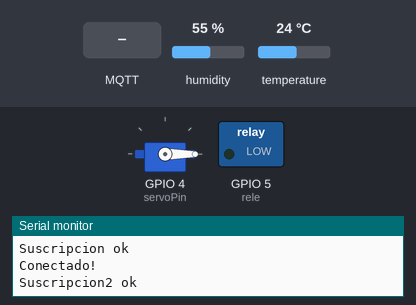
Bench run of a sketch on a simulated ESP32. Shown: servo, switched loads named in the sketch (green lamp = pin HIGH), the last lines printed to the serial monitor. Inputs (shaded band) come from the test bench; at power-on: humidity 55 %, temperature 24 °C. WiFi joins after 1.5 s; servers stay silent unless stated; random numbers use the default seed unless the sketch sets one; no MQTT or app messages arrive unless stated.

Above: at 2.7 s.
2.8 s: MQTT message "Cerrar" arrives on the first subscribed topic
5.1 s: MQTT message "Abrir" arrives on the first subscribed topic
At 14.6 s:
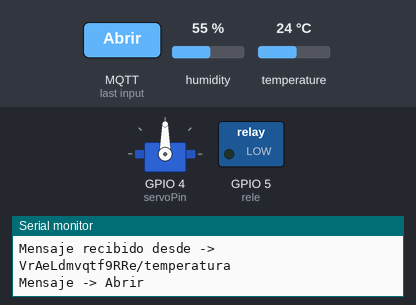
15.1 s: MQTT message "5" arrives on the first subscribed topic
Timing chart, 0 to 18.1 s (numbered marks = the images above; inputs shaded):
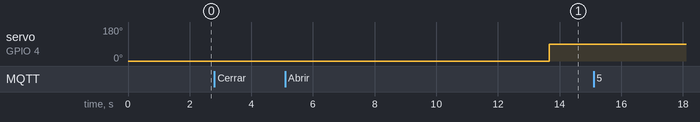

The sketch:

ESP32_LAB3.ino
```cpp
#include "ESP32_MailClient.h"
#include <Arduino.h>
#include <WiFi.h>
#include <PubSubClient.h>
#include <ESP32Servo.h>
#include <DHT.h>
#include <SoftwareSerial.h>
SoftwareSerial conexion;
SMTPData datosSMTP;
Servo servomotor;
int x;
String estado;//PUERTA
int pos = 0;
int servoPin = 4;
int rele= 5;
# define SENSOR  2
DHT dht(SENSOR,DHT11);
int T;
int H;
String GeneralPub;
String temperatura;
String humedad;
//**************************************
//*********** MQTT CONFIG **************
//**************************************
const char *mqtt_server = "ioticos.org";
const int mqtt_port = 1883;
const char *mqtt_user = "JbijC8Kc7JIoC4b";
const char *mqtt_pass = "8uTw7r1B26X2LHo";
const char *root_topic_subscribe = "VrAeLdmvqtf9RRe/temperatura";
const char *root_topic_subscribe1 = "VrAeLdmvqtf9RRe/puerta";
const char *root_topic_publish = "VrAeLdmvqtf9RRe/outgen";
const char *root_topic_publish_temp = "VrAeLdmvqtf9RRe/temp";
const char *root_topic_publish_hum = "VrAeLdmvqtf9RRe/hum";


//**************************************
//*********** WIFICONFIG ***************
//**************************************
const char* ssid = "Hogar";
const char* password =  "195EDF8FD198D";


//**************************************
//*********** GLOBALES   ***************
//**************************************
WiFiClient espClient;
PubSubClient client(espClient);
char msg[100];
char msg_temp[25];
char msg_hum[25];


//************************
//** F U N C I O N E S ***
//************************
void callback(char* topic, byte* payload, unsigned int length);
void reconnect();
void setup_wifi();

void setup()
{
    estado="Cerrado";
  servomotor.write(0);
  dht.begin();
  // Allow allocation of all timers
  ESP32PWM::allocateTimer(0);
  ESP32PWM::allocateTimer(1);
  ESP32PWM::allocateTimer(2);
  ESP32PWM::allocateTimer(3);
  servomotor.setPeriodHertz(50);    // standard 50 hz servo
  servomotor.attach(servoPin, 500, 2400);
  pinMode(rele, OUTPUT);
  digitalWrite(rele, 0);
  Serial.begin(9600);
  conexion.begin(9600);
  setup_wifi();
  client.setServer(mqtt_server, mqtt_port);
  client.setCallback(callback);
}

void loop()
{

  if (!client.connected())
  {
    reconnect();
  }

  if (client.connected())
  {

  T= dht.readTemperature();
  H= dht.readHumidity();
  if(T>x && x>15)
  {
    correoVentilador();
    digitalWrite(rele, 1);

  }

  if(T<x && x>15)
  {
    digitalWrite(rele, 0);

  }

    delay(2000);
    GeneralPub ="Temperatura: "+ String(T)+"*****"+"Humedad: " + String(H)+"*****"+"puerta: "+ String(estado);
    GeneralPub.toCharArray(msg,100);
    client.publish(root_topic_publish,msg);

    temperatura ="Temperatura: "+ String(T);
    temperatura.toCharArray(msg_temp,25);
    client.publish(root_topic_publish_temp,msg_temp);

    humedad ="Humedad: "+ String(H);
    humedad.toCharArray(msg_hum,25);
    client.publish(root_topic_publish_hum,msg_hum);

  }
  client.loop();

}


//*****************************
//***    CONEXION WIFI      ***
//*****************************
void setup_wifi(){
  delay(10);
  // Nos conectamos a nuestra red Wifi
  Serial.println();
  Serial.print("Conectando a ssid: ");
  Serial.println(ssid);

  WiFi.begin(ssid, password);

  while (WiFi.status() != WL_CONNECTED) {
    delay(500);
    Serial.print(".");
  }

  Serial.println("");
  Serial.println("Conectado a red WiFi!");
  Serial.println("Dirección IP: ");
  Serial.println(WiFi.localIP());
}


//*****************************
//***    CONEXION MQTT      ***
//*****************************

void reconnect()
{

  while (!client.connected())
  {
    Serial.print("Intentando conexión Mqtt...");
    // Creamos un cliente ID
    String clientId = "IOTICOS_H_W_";
    clientId += String(random(0xffff), HEX);
    // Intentamos conectar
    if (client.connect(clientId.c_str(),mqtt_user,mqtt_pass))
    {
      Serial.println("Conectado!");
      // Nos suscribimos
      if(client.subscribe(root_topic_subscribe))
      {
        Serial.println("Suscripcion ok");
      }
      else
      {
        Serial.println("fallo Suscripciión");
      }
      Serial.println("Conectado!");
      // Nos suscribimos
      if(client.subscribe(root_topic_subscribe1))
      {
        Serial.println("Suscripcion2 ok");
      }
      else
      {
        Serial.println("fallo Suscripciión2");
      }
    } else
    {
      Serial.print("falló :( con error -> ");
      Serial.print(client.state());
      Serial.println(" Intentamos de nuevo en 5 segundos");
      delay(5000);
    }
  }
}


//*****************************
//***       CALLBACK        ***
//*****************************

void callback(char* topic, byte* payload, unsigned int length)
{
  String incoming = "";
  Serial.print("Mensaje recibido desde -> ");
  Serial.print(topic);
  Serial.println("");
  for (int i = 0; i < length; i++)
  {
    incoming += (char)payload[i];
  }
  incoming.trim();
  Serial.println("Mensaje -> " + incoming);

  x = incoming.toInt();

   if(incoming=="Cerrar")
   {
     estado="Cerrado";
     servomotor.write(0);
     delay(2000);
   }

  if(incoming=="Abrir")
   {
     correoAbrir();
     estado="Abierto";
     servomotor.write(90);
     delay(2000);
   }


}


//*****************************
//***       CORREO ABRIR PUERTA       ***
//*****************************
void correoAbrir()
{
//Configuración del servidor de correo electrónico SMTP, host, puerto, cuenta y contraseña
datosSMTP.setLogin("smtp.gmail.com", 465, "lab3iot@gmail.com", "12345IOT");
// Establecer el nombre del remitente y el correo electrónico
datosSMTP.setSender("CENTROL DE CONTROL", "lab3iot@gmail.com");
// Establezca la prioridad o importancia del correo electrónico High, Normal, Low o 1 a 5 (1 es el más alto)
datosSMTP.setPriority("High");
// Establecer el asunto
datosSMTP.setSubject("ATENCION");
// Establece el mensaje de correo electrónico en formato de texto (sin formato)
datosSMTP.setMessage("PUERTA ABIERTA", false);
// Agregar destinatarios, se puede agregar más de un destinatario
datosSMTP.addRecipient("oscarivan@unisangil.edu.co");
 //Comience a enviar correo electrónico.
if (!MailClient.sendMail(datosSMTP))
Serial.println("Error enviando el correo, " + MailClient.smtpErrorReason());
//Borrar todos los datos del objeto datosSMTP para liberar memoria
datosSMTP.empty();
delay(5000);
}


//*****************************
//***       CORREO VENTILADOR       ***
//*****************************
void correoVentilador()
{
//Configuración del servidor de correo electrónico SMTP, host, puerto, cuenta y contraseña
datosSMTP.setLogin("smtp.gmail.com", 465, "lab3iot@gmail.com", "12345IOT");
// Establecer el nombre del remitente y el correo electrónico
datosSMTP.setSender("CENTROL DE CONTROL", "lab3iot@gmail.com");
// Establezca la prioridad o importancia del correo electrónico High, Normal, Low o 1 a 5 (1 es el más alto)
datosSMTP.setPriority("High");
// Establecer el asunto
datosSMTP.setSubject("MONITOREO");
// Establece el mensaje de correo electrónico en formato de texto (sin formato)
datosSMTP.setMessage("VENTILADOR ENCENDIDO", false);
// Agregar destinatarios, se puede agregar más de un destinatario
datosSMTP.addRecipient("oscarivan@unisangil.edu.co");
 //Comience a enviar correo electrónico.
if (!MailClient.sendMail(datosSMTP))
Serial.println("Error enviando el correo, " + MailClient.smtpErrorReason());
//Borrar todos los datos del objeto datosSMTP para liberar memoria
datosSMTP.empty();
delay(5000);
}
```

Measured:
- after the input at 5.1 s, servo on GPIO 4 (servoPin): 0° → 90° after 8.6 s
